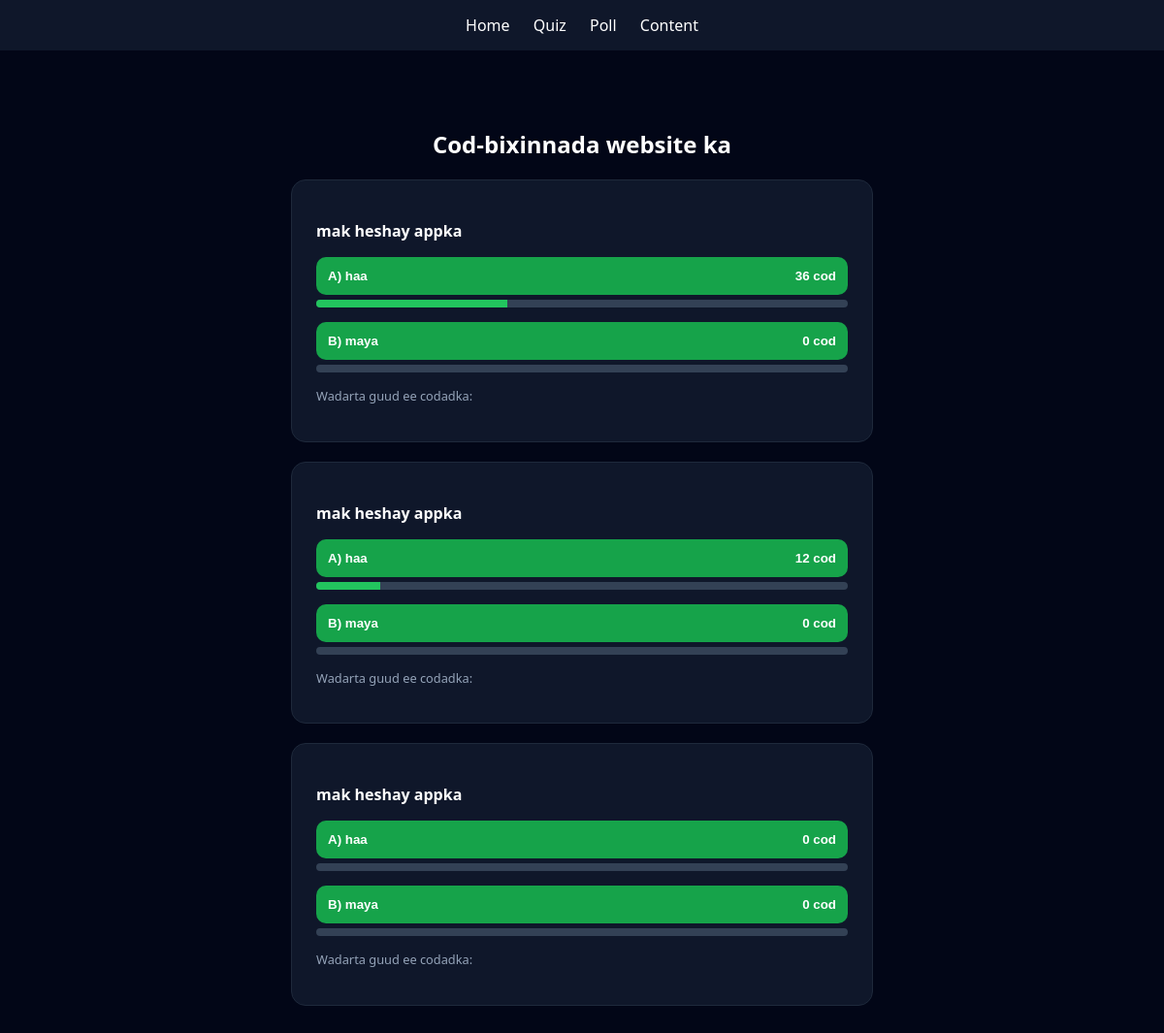
/poll/, run on an earlier commit of the app's database.
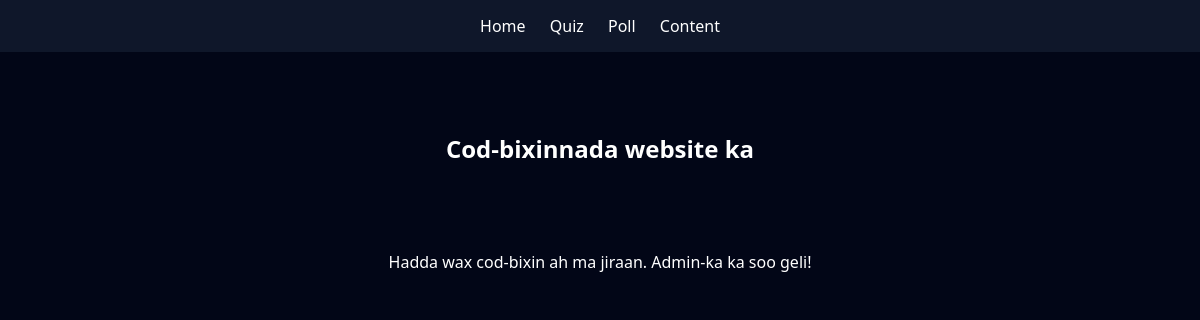
And on a later commit of the database.
### core/models.py (models this page shows, shortened)
class Poll(models.Model):
    question = models.CharField(max_length=255)
    option1 = models.CharField(max_length=100)
    option2 = models.CharField(max_length=100)
    votes1 = models.IntegerField(default=0)
    votes2 = models.IntegerField(default=0)
    is_active = models.BooleanField(default=True)

### core/views.py (the view)
# urls.py: path('poll/', views.poll_page, name='poll_page'),
def poll_page(request):
    polls = Poll.objects.filter(is_active=True).order_by('-id')
    return render(request, 'core/poll.html', {'polls': polls})

### core/templates/core/poll.html (shortened to what this page needs)
<!DOCTYPE html>
<html lang="en">
<head>
</head>
<body>
<div class="nav">
  <a href="/">Home</a>
  <a href="/quiz/">Quiz</a>
  <a href="/poll/">Poll</a>
  <a href="/content/">Content</a>
</div>
<div class="container">
  <h2 style="text-align: center;"> Cod-bixinnada website ka</h2>
  {% for poll in polls %}
  <div class="poll-card">
    <form method="POST" action="{% url 'vote_poll' poll.id %}">
      <p><b>{{ poll.question }}</b></p>
      <button class="poll-btn" name="choice" value="1">
        <span>A) {{ poll.option1 }}</span>
        <span>{{ poll.votes1 }} cod</span>
      </button>
      <div class="bar">
        <div class="fill" style="width: {{ poll.votes1 }}%;"></div>
      </div>
      <button class="poll-btn" name="choice" value="2">
        <span>B) {{ poll.option2 }}</span>
        <span>{{ poll.votes2 }} cod</span>
      </button>
      <div class="bar">
      </div>
      <p class="stats">Wadarta guud ee codadka: {{ poll.total_votes }}</p>
    </form>
  </div>
  {% empty %}
    <div style="text-align: center; padding: 50px;">
        <p>Hadda wax cod-bixin ah ma jiraan. Admin-ka ka soo geli!</p>
    </div>
  {% endfor %}
</div>
</body>
</html>

### core/templates/core/poll.html (style rules this page uses)
body { margin:0; font-family:system-ui; background:#020617; color:white; }
.nav { background:#0f172a; padding:15px; text-align:center; }
.nav a { color:white; margin:0 10px; text-decoration:none; }
.container { max-width:600px; margin:50px auto; padding:10px; }

What changed in the data, as far as the page shows it:
removed Poll: question "mak heshay appka", option1 "haa", votes1 "36", option2 "maya", votes2 "0"
removed Poll: question "mak heshay appka", option1 "haa", votes1 "12", option2 "maya", votes2 "0"
removed Poll: question "mak heshay appka", option1 "haa", votes1 "0", option2 "maya", votes2 "0"
Also different on the page:
text now shown: "Hadda wax cod-bixin ah ma jiraan. Admin-ka ka soo geli!"
